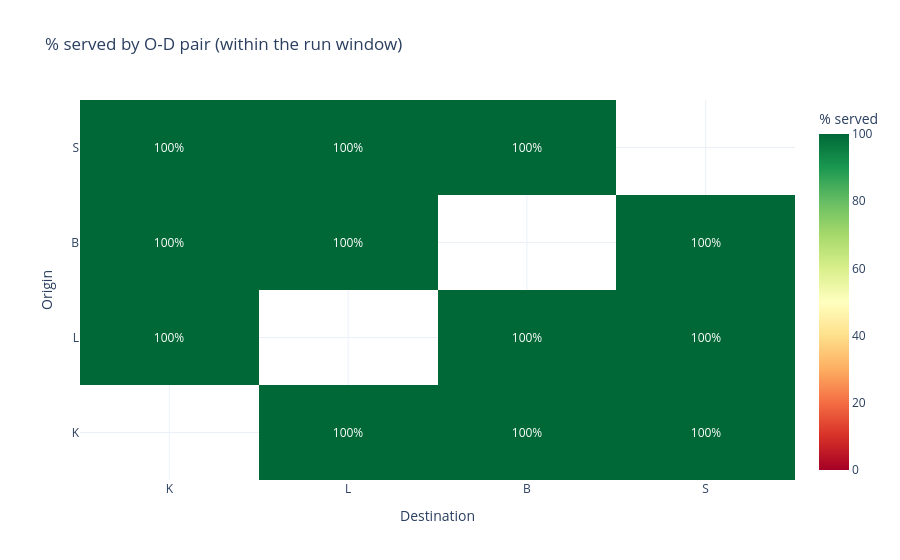

Source (notebook cell):
### Code cell
fig = viz.graficar_heatmap_cumplimiento(env)
fig.write_html(OUT_ESC / "pct_served_heatmap.html")
fig.show()

### Figure 1 — Plotly figure (JSON) as saved in the notebook; plotly's stock layout.template omitted (floating-point values rounded to 4 significant figures)
{"data": [{"colorbar": {"title": {"text": "% served"}}, "colorscale": [[0, "rgb(165,0,38)"], [0.1, "rgb(215,48,39)"], [0.2, "rgb(244,109,67)"], [0.3, "rgb(253,174,97)"], [0.4, "rgb(254,224,139)"], [0.5, "rgb(255,255,191)"], [0.6, "rgb(217,239,139)"], [0.7, "rgb(166,217,106)"], [0.8, "rgb(102,189,99)"], [0.9, "rgb(26,152,80)"], [1, "rgb(0,104,55)"]], "hovertemplate": "origin %{y} -> destination %{x}<br>%{z:.1f}% served<extra></extra>", "text": [["", "100%", "100%", "100%"], ["100%", "", "100%", "100%"], ["100%", "100%", "", "100%"], ["100%", "100%", "100%", ""]], "texttemplate": "%{text}", "type": "heatmap", "x": ["K", "L", "B", "S"], "y": ["K", "L", "B", "S"], "z": [[NaN, 100.0, 100.0, 100.0], [100.0, NaN, 100.0, 100.0], [100.0, 100.0, NaN, 100.0], [100.0, 100.0, 100.0, NaN]], "zmax": 100, "zmin": 0}], "layout": {"title": {"text": "% served by O-D pair (within the run window)"}, "xaxis": {"title": {"text": "Destination"}}, "yaxis": {"title": {"text": "Origin"}}}}
